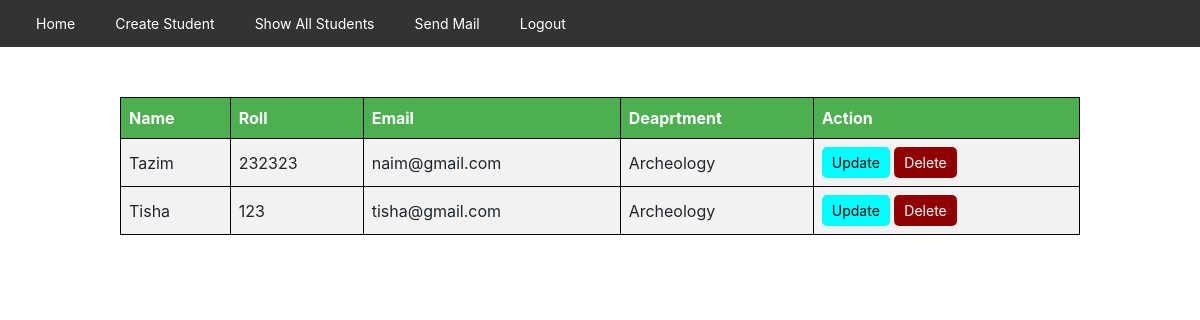
/showAllStudents/ (signed in), run on the app's committed database.
### FormApp/models.py (models this page shows, shortened)
class Student(models.Model):
    name = models.CharField(max_length=100)
    roll = models.CharField(max_length=20, null=True, validators=[validate_roll])
    email = models.EmailField(max_length=100, null=True)
    department = models.CharField(max_length=20, null=True)

### FormApp/views.py (the view)
# urls.py: path('showAllStudents/',views.showAllStudents, name='showAllStudents'),
def showAllStudents(request):
    students = Student.objects.all()
    return render(request, 'FormApp/showAllStudents.html', {'students': students})

### FormApp/templates/FormApp/showAllStudents.html (shortened to what this page needs)
{% extends 'FormApp/navigationBar.html' %}
{% block content %}
<html lang="en">
<head>
      {% load static %}
     <link rel="stylesheet" href="{% static 'FormApp/css/allStudentPage.css' %}">
</head>
<body>
  <table>
     <thead>
          <td><b>Name</b></td>
          <td><b>Roll</b></td>
          <td><b>Email</b></td>
          <td><b>Deaprtment</b></td>
          <td><b>Action</b></td>
     </thead>
 {% for student in students %}
<tbody>
<td> {{student.name}}</td>
<td> {{student.roll}}</td>
<td> {{student.email}}</td>
<td>{{student.department}}</td>
<td>
    <a href="{% url 'updateStudent' student.id %}">
    <button style="background: aqua ; border: none" type="button">Update</button>
    </a>
    <a href="{% url 'deleteStudent' student.id %}" onclick="return confirm('Are you sure you want to delete this student?');">
    <button style="background: #900202; border: none; color: white">Delete</button>
</a>
</td>
</tbody>
{% endfor %}
  </table>
</body>
</html>
{% endblock %}

### FormApp/static/FormApp/css/navigation.css (style rules this page uses)
body { font-family: Arial, sans-serif; margin: 0; padding: 0; }

### FormApp/static/FormApp/css/allStudentPage.css (style rules this page uses)
table { width: 80%; border-collapse: collapse; margin: 10px auto; }
th, td { border: 1px solid black; padding: 8px; text-align: left; }
thead { background-color: #4CAF50; color: white; }
button { padding: 5px 10px; font-size: 14px; cursor: pointer; border-radius: 5px; }
a { text-decoration: none; }

### data on the page
Student: name "Tazim", roll "232323", email "naim@gmail.com", department "Archeology"
Student: name "Tisha", roll "123", email "tisha@gmail.com", department "Archeology"
